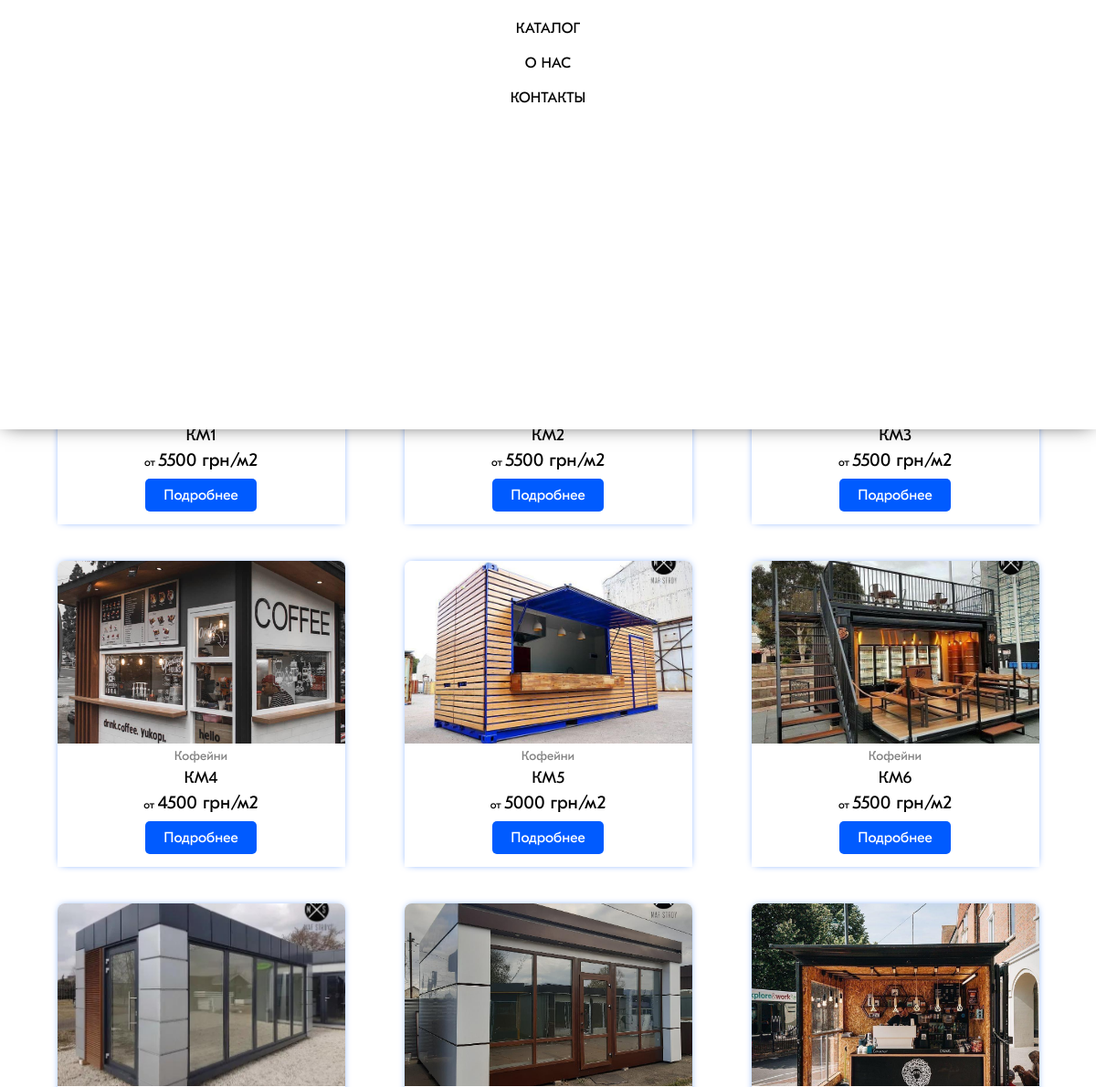
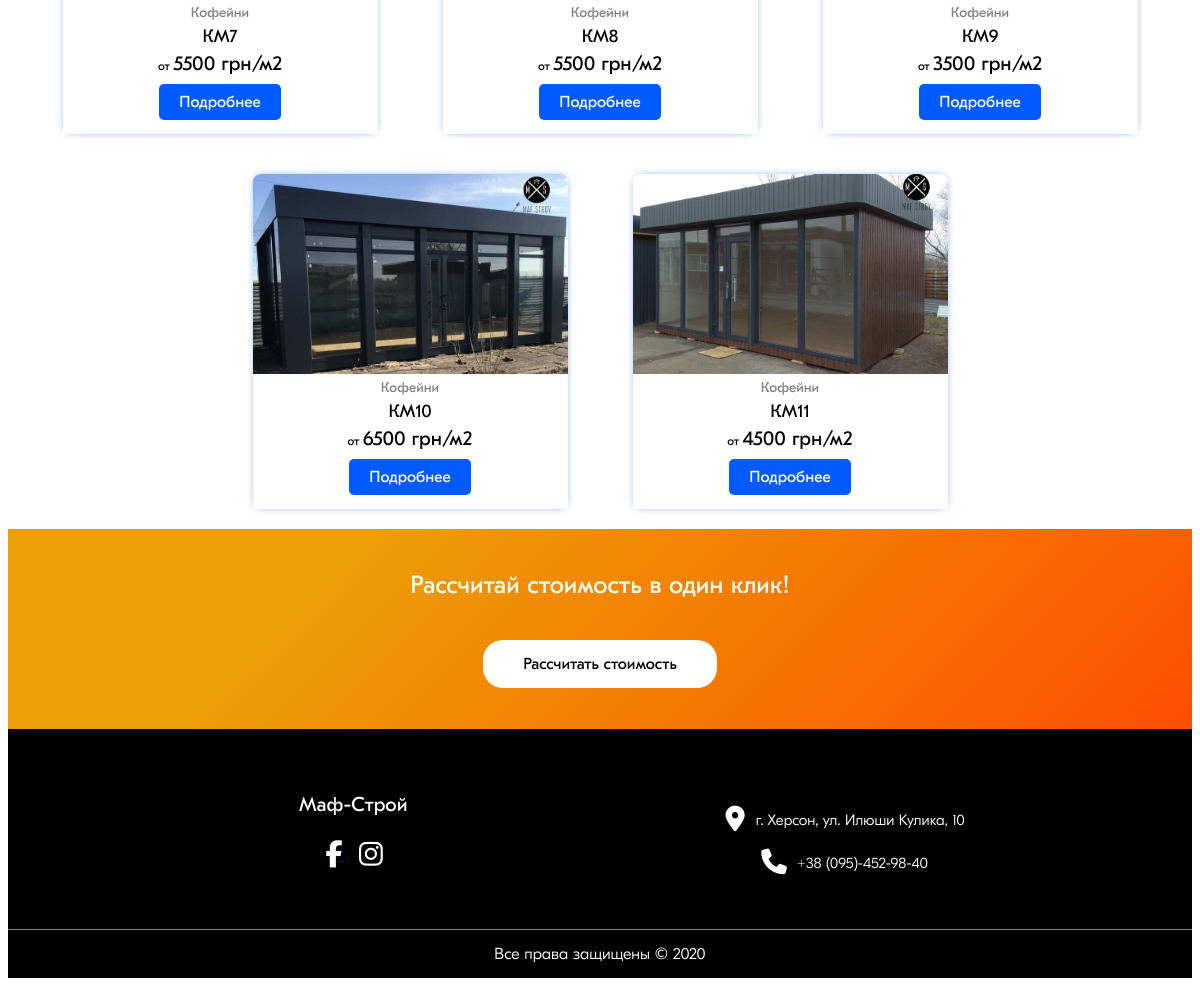
Page /category/132 on the committed database (2 pictures, top to bottom).
### products/models.py (models this page shows, shortened)
class Item(models.Model):
    category = models.ForeignKey(Category, on_delete = models.CASCADE, )
    name = models.CharField(default='', max_length = 300)
    price = models.IntegerField(default=0,)
    size = models.CharField(default='', max_length = 300)
    h_in = models.CharField(default='', max_length = 300)
    h_out = models.CharField(default='', max_length = 300)
    eksterier = models.CharField(default='', max_length = 300)
    interier = models.CharField(default='', max_length = 300)
    doors = models.CharField(default='', max_length = 300)
    floor = models.CharField(default='', max_length = 300)
    electrik = models.CharField(default='', max_length = 300)
    def __str__(self):
        return self.name + ' ' + str(self.price)

class Category(models.Model):
    name = models.CharField(default='', max_length = 200)
    imgurl = models.ImageField(upload_to='static/images', blank = True, null = True)

### products/views.py (the view)
# urls.py: path('category/<int:cat_id>', views.category, name="category"),
def category(request, cat_id):
    set_current_language(request)
    current_category = Category.objects.get(id = cat_id)
    items = Item.objects.filter(category__id = cat_id)
    print(items)
    return render(request, 'products/category.html', {
        'category': current_category,
        'items': items,
    })

### products/templatetags/extras.py (called while the page is built)
@register.simple_tag
def get_first_image(item):
    return item.itemimage_set.all()[0]

@register.simple_tag
def modify_imgurl(imgurl):
    imgurl = imgurl.split('/')[-1]
    imgurl = '/static/images/products/' + imgurl
    return imgurl

### products/views.py (called while the page is built)
def set_current_language(request):
    if translation.LANGUAGE_SESSION_KEY in request.session:
        user_language = request.session[translation.LANGUAGE_SESSION_KEY]
        translation.activate(user_language)
        request.session[translation.LANGUAGE_SESSION_KEY] = user_language

### templates/products/category.html (shortened to what this page needs)
{% extends './base.html' %}
{% load static %}
{% block content %}
<div class="subpage__title">
    <span>
    </span>
</div>
<div class="items__list">
    {% for item in items  %}
        <div class="items__list__item">
        {% include './blocks/single_item.html' %}
        </div>
    {% endfor %}
</div>
{% include './blocks/cost_1.html' %}
{% endblock content %}

### templates/products/base.html (shortened to what this page needs)
{% load static %}
{% load i18n %}
<html lang="en">
<head>
    <link rel="stylesheet" href="https://stackpath.bootstrapcdn.com/font-awesome/4.7.0/css/font-awesome.min.css">
    <link href='https://css.gg/css' rel='stylesheet'>
    <link rel="stylesheet" href="{% static 'style.css' %}">
    <link rel="stylesheet" href="{% static 'js/owlcarousel/owl.carousel.css'%}">
    <link rel="stylesheet" href="{% static 'js/owlcarousel/owl.theme.default.css'%}">
    <link rel="stylesheet" href="{% static 'slick/slick.css'%}">
    <link rel="stylesheet" href="{% static 'slick/slick-theme.css'%}">
</head>
<body>
    {% block main_header %}
    <div class="main__header__block">
        {% include './header.html' %}
    </div>
    {% endblock main_header %}
    <div class="main__site__wrapper">
        {% block content %}
        {% endblock content %}
    </div>
    {% block main_footer %}
        {% include './footer.html' %}
    {% endblock main_footer %}
</body>
</html>

### templates/products/header.html (shortened to what this page needs)
{% load static %}
{% load i18n %}
<div class="header__main__wrapper">
    <div class="language_container">
        <span class="language_item pointer" value="en">
        </span>
        <span class="language_item pointer" value="ru">
        </span>
        <span class="language_item pointer" value="uk">
        </span>
        <span class="language_item pointer" value="ge">
        </span>
    </div>
    <div class="header__main__container">
        <div class="header__main__container__logo">
            <a href="{% url 'products:index' %}">
            </a>
        </div>
        <div class="header__main__container__items">
            <div class="header__main__container__item">
                <a href="{% url 'products:index' %}">
                </a>
            </div>
            <div class="header__main__container__item">
                <a href="{% url 'products:index' %}#catalog">
                </a>
            </div>
            <div class="header__main__container__item">
                <a href="{% url 'products:index' %}#aboutus">
                </a>
            </div>
            <div class="header__main__container__item">
                <a href="{% url 'products:index' %}#ourcontacts">
                </a>
            </div>
        </div>
    </div>
</div>
<div class="mobile__menu__main">
    <div class="mobile__menu__main__container">
        <div class="mobile__menu__main__container__menu">
            <div class="mobile__menu__main__container__menu__item">
                <a
                href="{% url 'products:index' %}#catalog">
                </a>
            </div>
            <div class="mobile__menu__main__container__menu__item">
                <a
                href="{% url 'products:index' %}#aboutus">
                </a>
            </div>
            <div class="mobile__menu__main__container__menu__item">
                <a
                href="{% url 'products:index' %}#ourcontacts">
                </a>
            </div>
        </div>
    </div>
</div>

### templates/products/blocks/single_item.html (shortened to what this page needs)
{% load static %}
{% load extras %}
{% load i18n %}
<div class="single__item">
    <a class="single__item__image"
    href="{% url 'products:item' item.id %}">
        {% get_first_image item as item_img %}
        {% modify_imgurl item_img.imgurl.url as imgurl %}
        <img src="{{ imgurl }}"
        alt="">
    </a>
    <div class="single__item__info">
        <span class="single__item__info__category">
        {{ item.category.name }}
        </span>
        <a class="single__item__info__name"
        href = "{% url 'products:item' item.id %}">
        {{ item.name }}
        </a>
        <span class="single__item__info__price">
        от
        <span>
        {{ item.price }} грн/м2
        </span>
        </span>
    </div>
    <a class="single__item__button"
    href="{% url 'products:item' item.id %}">
    </a>
</div>

### templates/products/blocks/cost_1.html (shortened to what this page needs)
{% load i18n %}
<div class="cost1__container">
    <div class="cost1__container__button">
        <div class="cost1__container__button__title">
        </div>
        <span id="cost__count__link">
        </span>
    </div>
</div>

### templates/products/footer.html (shortened to what this page needs)
{% load i18n %}
<div class="footer__wrapper">
    <div class="footer__main">
        <div class="footer__main__block">
            <span class="footer__main__block__logo">
                Маф-Строй
            </span>
            <div class="footer__main__block__socials">
                <a href="#">
                    <i class="fa fa-facebook" aria-hidden="true"></i>
                </a>
                <a href="#">
                    <i class="fa fa-instagram" aria-hidden="true"></i>
                </a>
            </div>
        </div>
        <div class="footer__main__block">
            <div class="footer__main__block__contact">
                <i class="fa fa-map-marker"></i>
                <span>
                </span>
            </div>
            <div class="footer__main__block__contact">
                <i class="fa fa-phone"></i>
                <span>
                <a href="tel:+380954529840"
                style="text-decoration: none;
                color: white;">
                    +38 (095)-452-98-40
                </a>
                </span>
            </div>
        </div>
    </div>
    <div class="all__rights">
        <span>
        </span>
    </div>
</div>

### templates/products/blocks/popup_form.html (shortened to what this page needs)
{% load i18n %}

### templates/products/blocks/popup_complete.html (shortened to what this page needs)
{% load i18n %}

### rows in the picture
Item: name "КМ1", price "5500"
Item: name "КМ2", price "5500"
Item: name "КМ3", price "5500"
Item: shows a picture, category.name "Кофейни", name "КМ4", price "4500"
Item: shows a picture, category.name "Кофейни", name "КМ5", price "5000"
Item: shows a picture, category.name "Кофейни", name "КМ6", price "5500"
Item: shows a picture, category.name "Кофейни", name "КМ7", price "5500"
Item: shows a picture, category.name "Кофейни", name "КМ8", price "5500"
Item: shows a picture, category.name "Кофейни", name "КМ9", price "3500"
Item: shows a picture, category.name "Кофейни", name "КМ10", price "6500"
Item: shows a picture, category.name "Кофейни", name "КМ11", price "4500"
